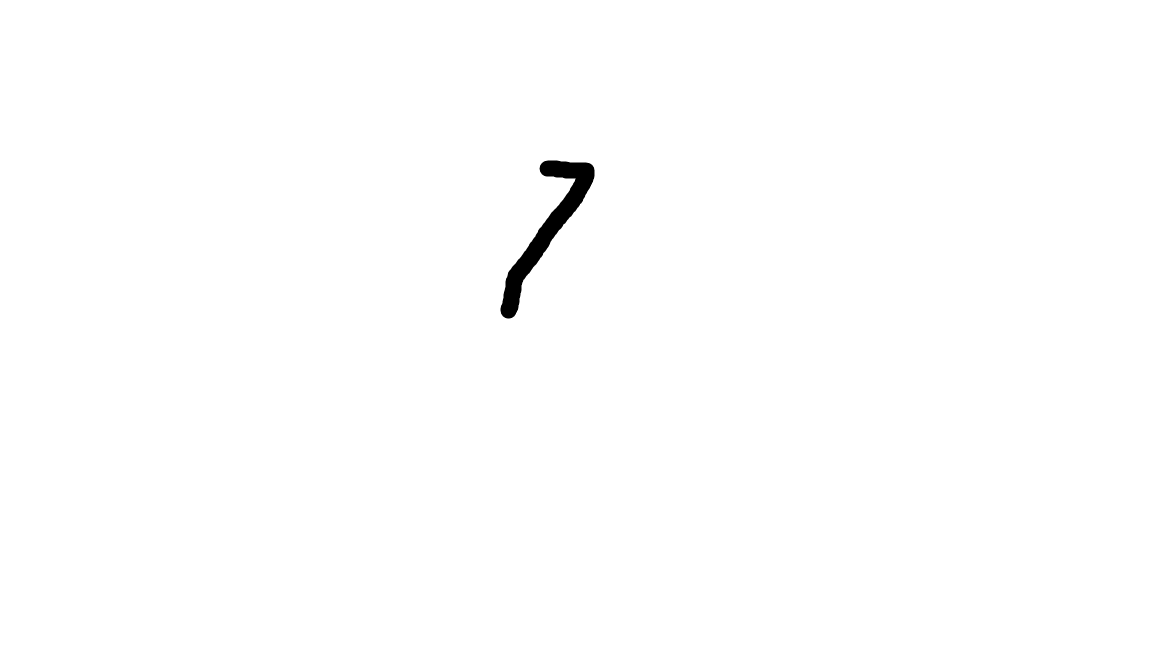
#> input picture 01_Data_Preprocessing/my_digit.png, 1152 x 648 px
$ python 'Data Preprocessing using Scikit.py'
#> lines starting #> are read from the running program, lines starting #| are printed output that depends on the picture
import numpy as np
import matplotlib.pyplot as plt
import os

from sklearn.datasets import load_digits
from sklearn.impute import SimpleImputer
from sklearn.preprocessing import StandardScaler
from sklearn.decomposition import PCA
from sklearn.neighbors import KNeighborsClassifier
from sklearn.svm import SVC
from sklearn.ensemble import VotingClassifier

from PIL import Image, ImageOps

# STEP 2: LOAD THE TRAINING DATA

digits = load_digits()
X = digits.data
y = digits.target

print(f"Step 1: Loaded {len(X)} digit images (8x8 pixels each)")


np.random.seed(42)
X_messy = X.copy()
missing_mask = np.random.rand(*X.shape) < 0.15
X_messy[missing_mask] = np.nan

print(f"Step 2: Simulated messy data (15% of pixels missing)")


imputer = SimpleImputer(strategy='median')
X_clean = imputer.fit_transform(X_messy)

print(f"Step 3: Imputation complete (filled missing values with median)")


scaler = StandardScaler()
X_scaled = scaler.fit_transform(X_clean)

print(f"Step 4: Standardization complete (all features now on same scale)")

# STEP 6: PERSONALIZED LEARNING - Add Your Handwriting Style

extra_images = []
extra_labels = []

if os.path.exists("my_digit.png"):
    try:
        img = Image.open("my_digit.png")
#> img is the input picture: PIL image 1152x648 RGBA; mean R, G, B, A 253.8, 253.8, 253.8, 255

        if img.mode == 'RGBA':
            background = Image.new('RGB', img.size, (255, 255, 255))
#> background: PIL image 1152x648 RGB; every value is 255
            background.paste(img, mask=img.split()[3])
            img = background

        img = ImageOps.invert(img.convert('L'))
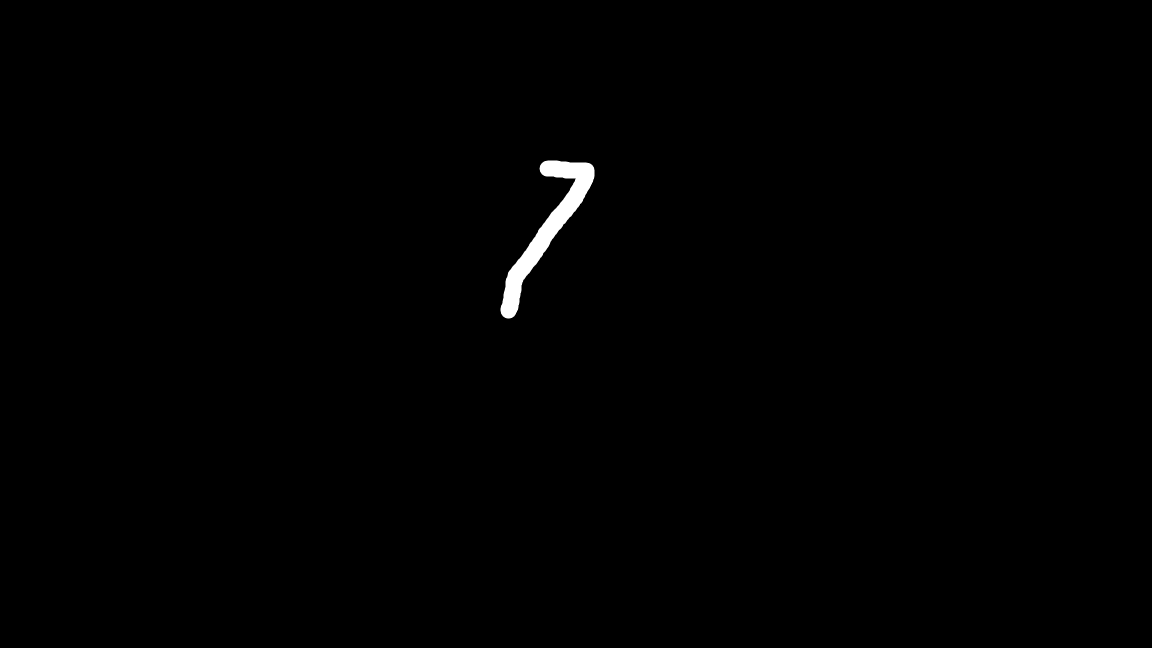
#> img: PIL image 1152x648 L; min 0, max 255, mean 1.2
        img_array = np.array(img)

        pixels = np.argwhere(img_array > 30)
#> pixels = 3718 pairs, first value 160 to 318, second value 500 to 594
        if len(pixels) > 0:
            top, left = pixels.min(axis=0)
#> top = 160; left = 500
            bottom, right = pixels.max(axis=0)
#> bottom = 318; right = 594
            padding = int(max(bottom-top, right-left) * 0.15)
#> padding = 23
            top, left = max(0, top-padding), max(0, left-padding)
#> top = 137; left = 477
            bottom = min(img_array.shape[0], bottom+padding)
#> bottom = 341
            right = min(img_array.shape[1], right+padding)
#> right = 617

            cropped = img_array[top:bottom, left:right]
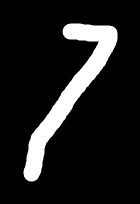
#> cropped: shape (204, 140); min 0, max 255, mean 31.4
            size = max(cropped.shape)
#> size = 204
            square = np.zeros((size, size), dtype=np.uint8)
            h, w = cropped.shape
#> h = 204; w = 140
            square[(size-h)//2:(size-h)//2+h, (size-w)//2:(size-w)//2+w] = cropped
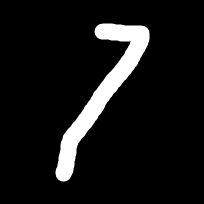
#> square: shape (204, 204); min 0, max 255, mean 21.6
            small = np.array(Image.fromarray(square).resize((8, 8), Image.Resampling.LANCZOS))
            your_digit = small / 255.0 * 16.0

            for _ in range(30):
                variation = your_digit.flatten() + np.random.normal(0, 0.5, 64)
                extra_images.append(np.clip(variation, 0, 16))
                extra_labels.append(7)
#> after the loop, extra_images = 30 items; extra_labels = 30 values from 7 to 7

            print(f"Step 5: Added 30 samples of YOUR handwriting")
    except:
        pass

if extra_images:
    X_combined = np.vstack([X_clean, np.array(extra_images)])
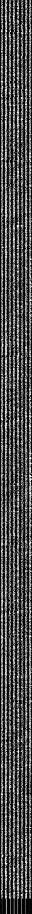
#> X_combined: shape (1827, 64) float64 (shown at 1/2 size); min 0, max 16, mean 4.8; drawn with min black and max white
    y_combined = np.concatenate([y, np.array(extra_labels)])
#> y_combined = 1827 values, max 9 at index 9, min 0 at index 0, mean 4.53
    X_scaled = scaler.fit_transform(X_combined)
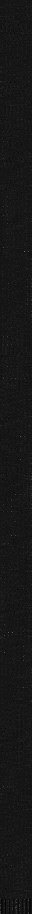
#> X_scaled: shape (1827, 64) float64 (shown at 1/2 size); min -3.07, max 30.68, mean 0; drawn with min black and max white
    y = y_combined
#> y has the same summary as y_combined
else:
    print(f"Step 5: No custom image found (save 'my_digit.png' to personalize)")

# STEP 7: PCA - Reducing Dimensions for Visualization

pca = PCA(n_components=2)
X_2d = pca.fit_transform(X_scaled)
#> X_2d = 1827 pairs, first value -8.5 to 6.93, second value -8.15 to 5.87

print(f"Step 6: PCA complete (64 dimensions → 2 for visualization)")

# STEP 8: TRAIN THE CLASSIFIER

knn = KNeighborsClassifier(n_neighbors=5, weights='distance')
svm = SVC(kernel='rbf', probability=True, C=10)

classifier = VotingClassifier(
    estimators=[('knn', knn), ('svm', svm)],
    voting='soft'
)
classifier.fit(X_scaled, y)

print(f"Step 7: Classifier trained (KNN + SVM ensemble)")

# THE PREDICTION FUNCTION

def predict_digit(image_path):
    """Reads image file, preprocesses it, and predicts the digit"""
#> called with image_path = 'my_digit.png'

    print("ANALYZING YOUR IMAGE....")

    try:
        img = Image.open(image_path)
        print(f"Loaded: {image_path}")

        if img.mode == 'RGBA':
            background = Image.new('RGB', img.size, (255, 255, 255))
            background.paste(img, mask=img.split()[3])
            img = background

        img = ImageOps.invert(img.convert('L'))
        img_array = np.array(img)

        pixels = np.argwhere(img_array > 30)
        if len(pixels) == 0:
            print("Error: No digit found in image!")
            return

        top, left = pixels.min(axis=0)
#> top = 160; left = 500
        bottom, right = pixels.max(axis=0)
#> bottom = 318; right = 594
        padding = int(max(bottom-top, right-left) * 0.15)
#> padding = 23
        top, left = max(0, top-padding), max(0, left-padding)
#> top = 137; left = 477
        bottom = min(img_array.shape[0], bottom+padding)
#> bottom = 341
        right = min(img_array.shape[1], right+padding)
#> right = 617

        cropped = img_array[top:bottom, left:right]

        size = max(cropped.shape)
#> size = 204
        square = np.zeros((size, size), dtype=np.uint8)
#> square: shape (204, 204); every value is 0
        h, w = cropped.shape
#> h = 204; w = 140
        square[(size-h)//2:(size-h)//2+h, (size-w)//2:(size-w)//2+w] = cropped
        small = Image.fromarray(square).resize((8, 8), Image.Resampling.LANCZOS)
        digit_8x8 = np.array(small, dtype=np.float64) / 255.0 * 16.0

        print(f"Processed: Cropped, squared, resized to 8x8")

        features = digit_8x8.reshape(1, -1)

        features = imputer.transform(features)
        features = scaler.transform(features)

        prediction = classifier.predict(features)[0]
#> prediction = 7
        probabilities = classifier.predict_proba(features)[0]
#> probabilities = [0.00342, 0.115, 0.0122, 0.0196, 0.0428, 0.00283, 0.00641, 0.522, 0.249, 0.027]
        confidence = probabilities[prediction] * 100
#> confidence = 52.2

        top3 = np.argsort(probabilities)[::-1][:3]
#> top3 = [7, 8, 1]

        print(f"PREDICTION: The digit is  [ {prediction} ]")
#| PREDICTION: The digit is  [ 7 ]
        print(f"CONFIDENCE: {confidence:.1f}%")
#| CONFIDENCE: 52.2%
        print("Top 3 guesses:")
        for i, digit in enumerate(top3):
            marker = " <<<" if i == 0 else ""
            print(f"   {i+1}. Digit {digit}: {probabilities[digit]*100:.1f}%{marker}")
#> this loop made 3 passes
#> (digit, marker) on passes 1 to 3: (7, ' <<<'), (8, ''), (1, '')
#|    1. Digit 7: 52.2% <<<
#|    2. Digit 8: 24.9%
#|    3. Digit 1: 11.5%

        features_2d = pca.transform(features)
#> features_2d = [[-0.822, -2.92]]

        fig = plt.figure(figsize=(15, 5))
        fig.suptitle(f"Prediction: Digit {prediction} ({confidence:.1f}% confidence)",
                    fontsize=14, fontweight='bold')

        plt.subplot(1, 3, 1)
        scatter = plt.scatter(X_2d[:, 0], X_2d[:, 1], c=y, cmap='tab10', alpha=0.3, s=15)
        plt.scatter(features_2d[0, 0], features_2d[0, 1], c='red', s=200, marker='*',
                   label='Your digit', edgecolors='black')
        plt.colorbar(scatter, label='Digit')
        plt.xlabel('Principal Component 1')
        plt.ylabel('Principal Component 2')
        plt.title('PCA Map\n(Your digit = red star)')
        plt.legend()
        plt.grid(True, alpha=0.3)

        plt.subplot(1, 3, 2)
        plt.imshow(digit_8x8, cmap='gray', vmin=0, vmax=16)
        plt.title('What AI Sees\n(Your image as 8x8 pixels)')
        plt.axis('off')
        for i in range(8):
            for j in range(8):
                val = digit_8x8[i, j]
                if val > 1:
                    color = 'black' if val > 8 else 'white'
                    plt.text(j, i, f'{val:.0f}', ha='center', va='center',
                            fontsize=6, color=color)

        plt.subplot(1, 3, 3)
        examples = np.zeros((20, 45))
#> examples: shape (20, 45) float64; every value is 0
        for d in range(10):
            idx = np.where(digits.target == d)[0][0]
            row, col = d // 5, d % 5
            examples[row*10:row*10+8, col*9:col*9+8] = digits.images[idx]
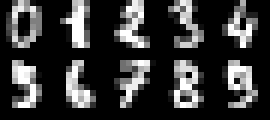
#> examples: shape (20, 45) float64 (shown 6 times larger); min 0, max 16, mean 3.44; drawn with min black and max white
        plt.imshow(examples, cmap='gray')
        plt.title('Training Examples (0-9)\n(Compare with your digit)')
        plt.axis('off')

        plt.tight_layout()
        plt.show()
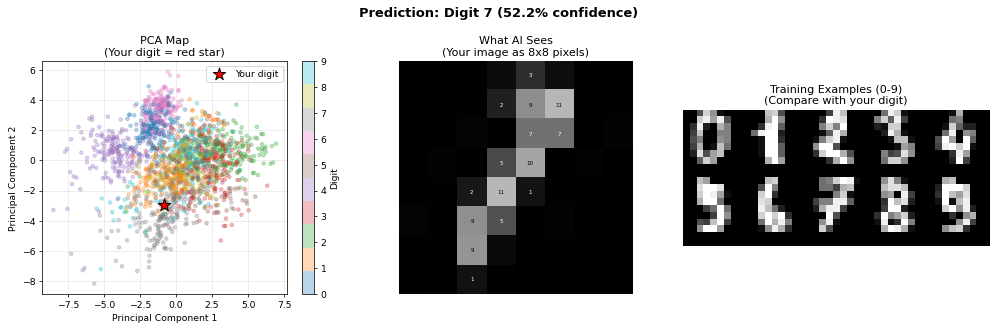
#> figure drawn by matplotlib, 4 panels

        return prediction

    except FileNotFoundError:
        print(f"Error: File '{image_path}' not found!")
        print("Save your digit image as 'my_digit.png' in this folder.")
    except Exception as e:
        print(f"Error: {e}")


if __name__ == "__main__":
    print("\nTesting with your image...")
    predict_digit("my_digit.png")
